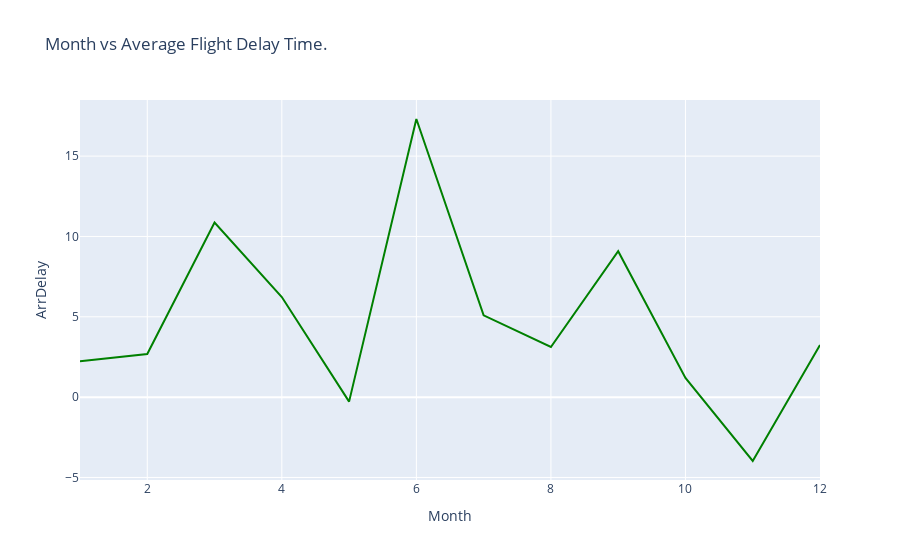

This figure's notebook cell:
### Code cell
## Write your code here
fig=go.Figure()
fig.add_trace(go.Scatter(x=line_data['Month'],
                        y=line_data['ArrDelay'],
                        mode='lines',
                        marker=dict(color='green')))
fig.update_layout(title='Month vs Average Flight Delay Time.', xaxis_title='Month', yaxis_title='ArrDelay')
fig.show()

### Figure 1 — Plotly figure (JSON) as saved in the notebook; plotly's stock layout.template omitted (floating-point values rounded to 4 significant figures)
{"data": [{"marker": {"color": "green"}, "mode": "lines", "type": "scatter", "x": [1, 2, 3, 4, 5, 6, 7, 8, 9, 10, 11, 12], "y": [2.233, 2.688, 10.87, 6.229, -0.2791, 17.31, 5.089, 3.122, 9.081, 1.2, -3.975, 3.241]}], "layout": {"title": {"text": "Month vs Average Flight Delay Time."}, "xaxis": {"title": {"text": "Month"}}, "yaxis": {"title": {"text": "ArrDelay"}}}}
